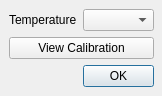
<?xml version="1.0" encoding="UTF-8"?>
<ui version="4.0">
 <class>optionsDialog</class>
 <widget class="QDialog" name="optionsDialog">
  <property name="geometry">
   <rect>
    <x>0</x>
    <y>0</y>
    <width>162</width>
    <height>96</height>
   </rect>
  </property>
  <property name="windowTitle">
   <string>Options</string>
  </property>
  <property name="windowIcon">
   <iconset>
    <normaloff>../res/logo.png</normaloff>../res/logo.png</iconset>
  </property>
  <widget class="QWidget" name="">
   <property name="geometry">
    <rect>
     <x>9</x>
     <y>9</y>
     <width>145</width>
     <height>80</height>
    </rect>
   </property>
   <layout class="QFormLayout" name="formLayout">
    <item row="0" column="0">
     <widget class="QLabel" name="templbl">
      <property name="text">
       <string>Temperature</string>
      </property>
     </widget>
    </item>
    <item row="0" column="1">
     <widget class="QComboBox" name="tempcomboBox">
      <property name="editable">
       <bool>false</bool>
      </property>
      <property name="currentText">
       <string/>
      </property>
     </widget>
    </item>
    <item row="1" column="0" colspan="2">
     <widget class="QPushButton" name="pushButton">
      <property name="text">
       <string>View Calibration</string>
      </property>
     </widget>
    </item>
    <item row="2" column="1">
     <widget class="QDialogButtonBox" name="buttonBox">
      <property name="orientation">
       <enum>Qt::Horizontal</enum>
      </property>
      <property name="standardButtons">
       <set>QDialogButtonBox::Ok</set>
      </property>
     </widget>
    </item>
   </layout>
  </widget>
 </widget>
 <resources/>
 <connections>
  <connection>
   <sender>buttonBox</sender>
   <signal>accepted()</signal>
   <receiver>optionsDialog</receiver>
   <slot>accept()</slot>
   <hints>
    <hint type="sourcelabel">
     <x>248</x>
     <y>254</y>
    </hint>
    <hint type="destinationlabel">
     <x>157</x>
     <y>274</y>
    </hint>
   </hints>
  </connection>
  <connection>
   <sender>buttonBox</sender>
   <signal>rejected()</signal>
   <receiver>optionsDialog</receiver>
   <slot>reject()</slot>
   <hints>
    <hint type="sourcelabel">
     <x>316</x>
     <y>260</y>
    </hint>
    <hint type="destinationlabel">
     <x>286</x>
     <y>274</y>
    </hint>
   </hints>
  </connection>
 </connections>
</ui>
